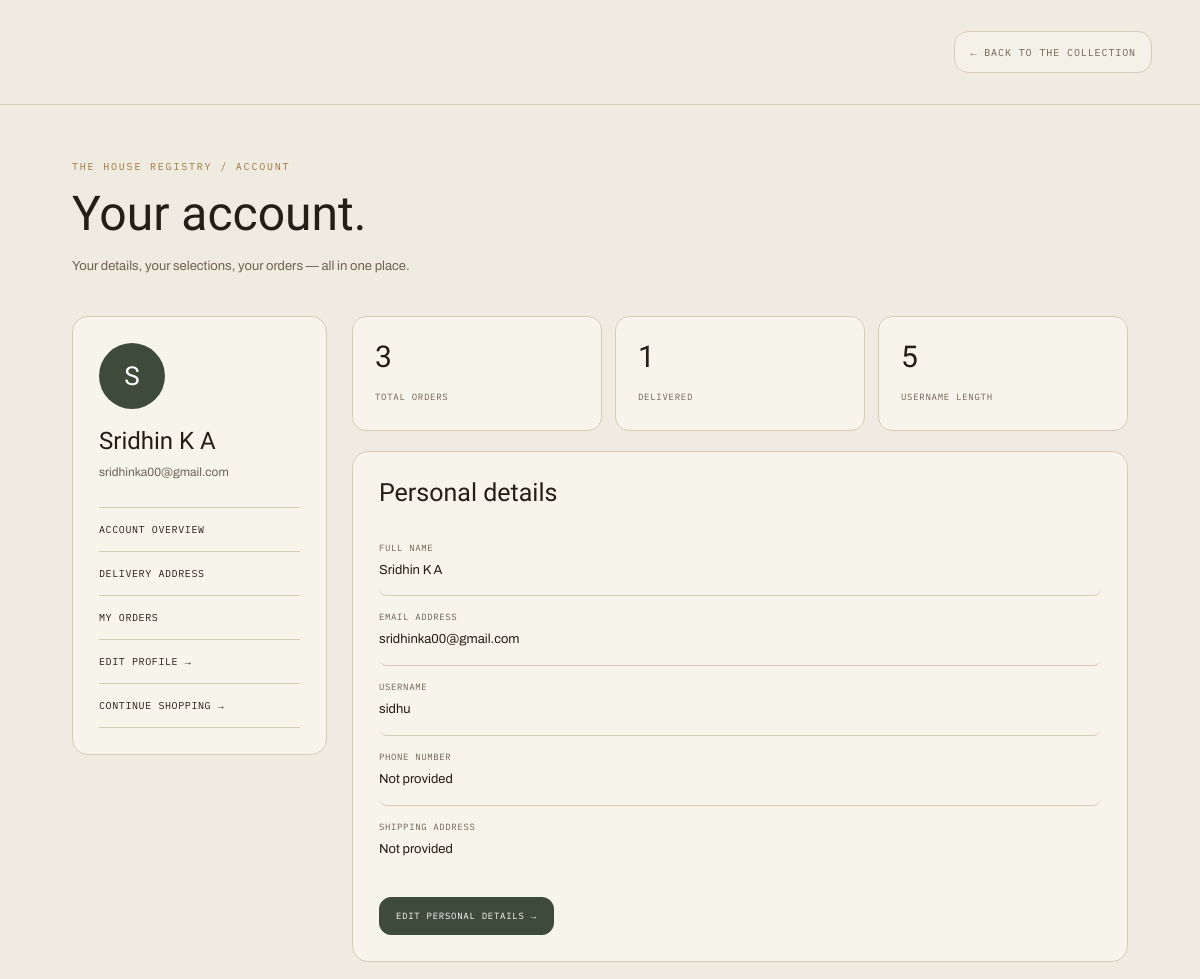
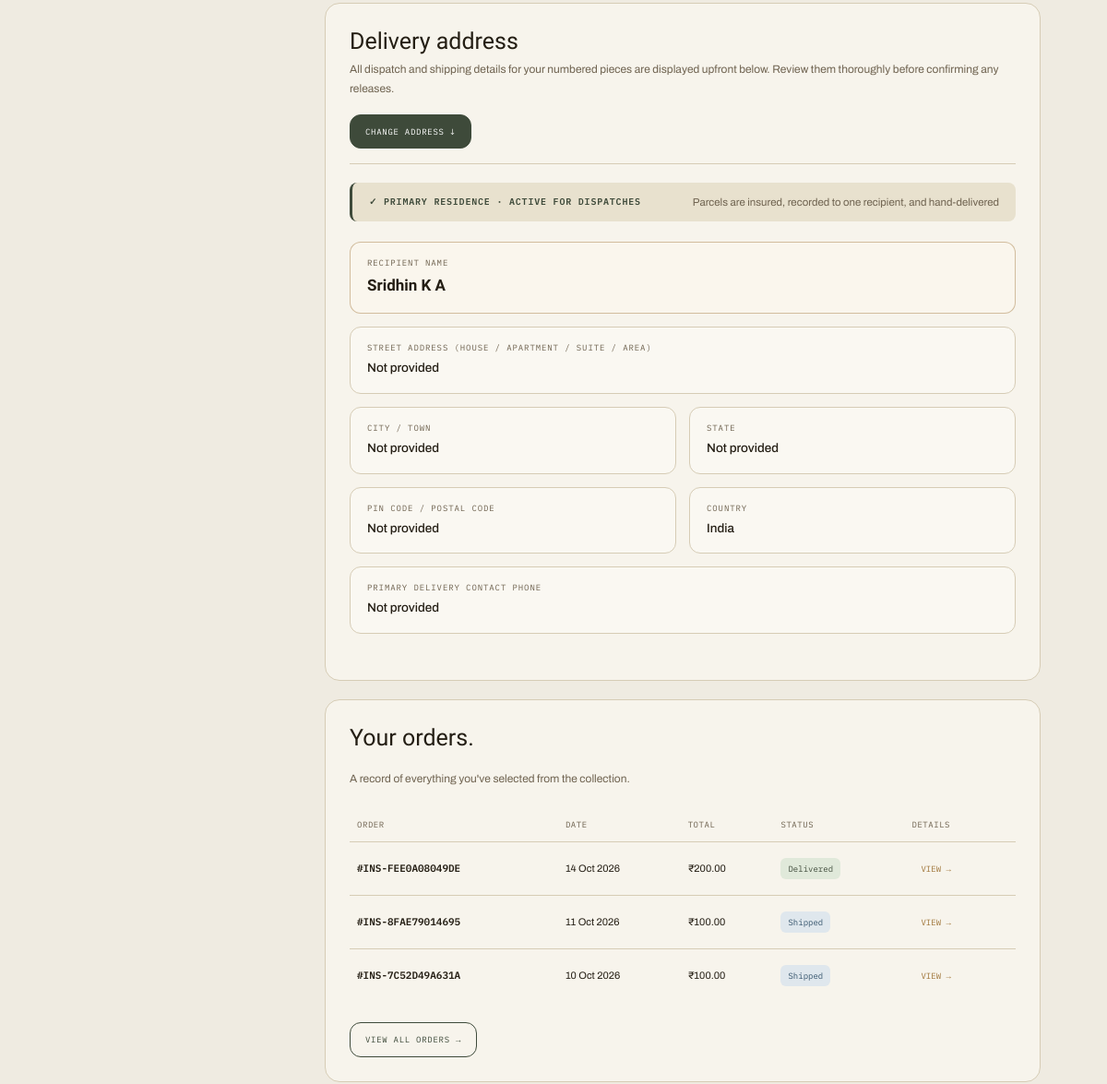
Page /profile/ (signed in, upper part) on the earlier database version (2 pictures, top to bottom).
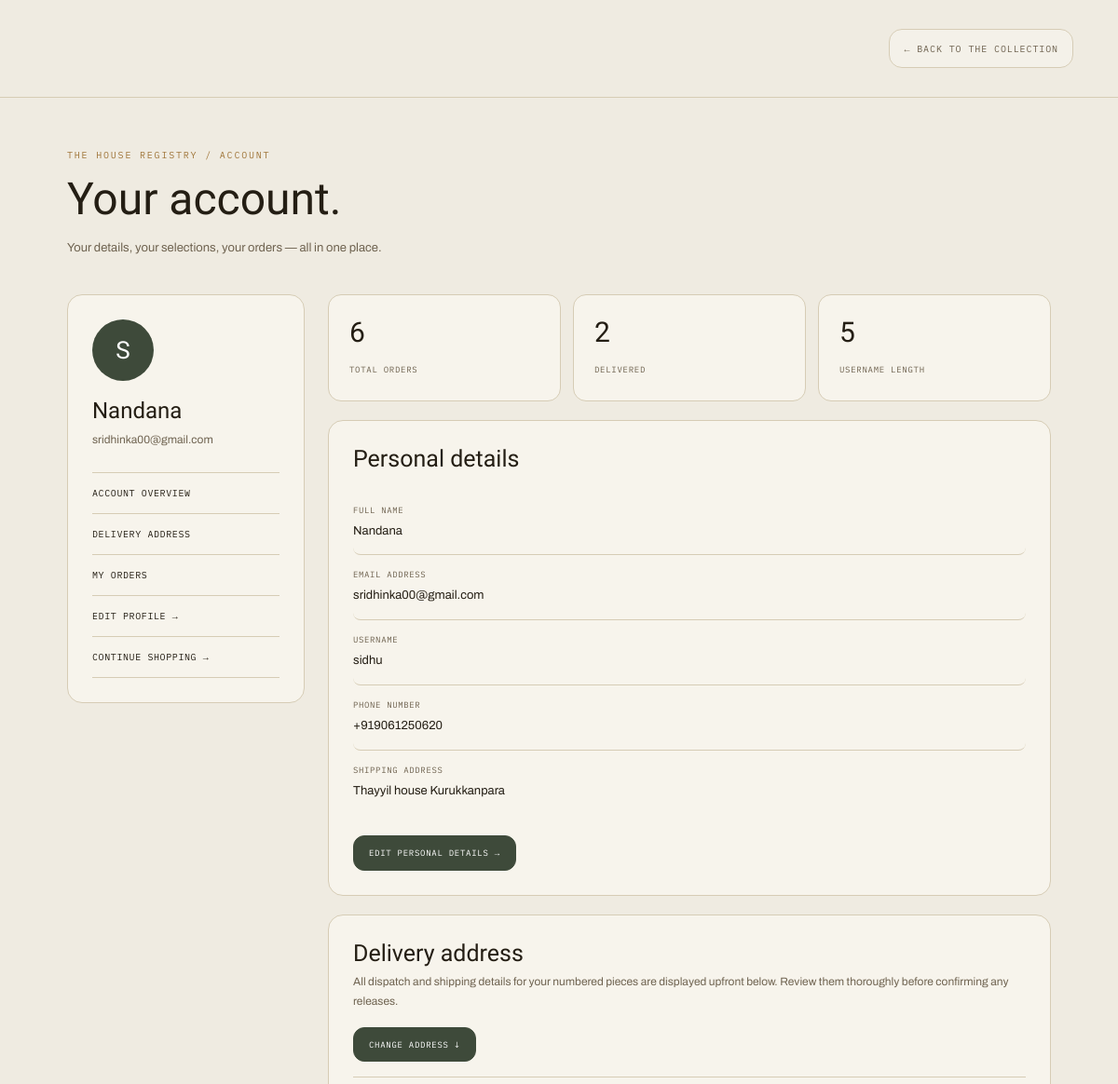
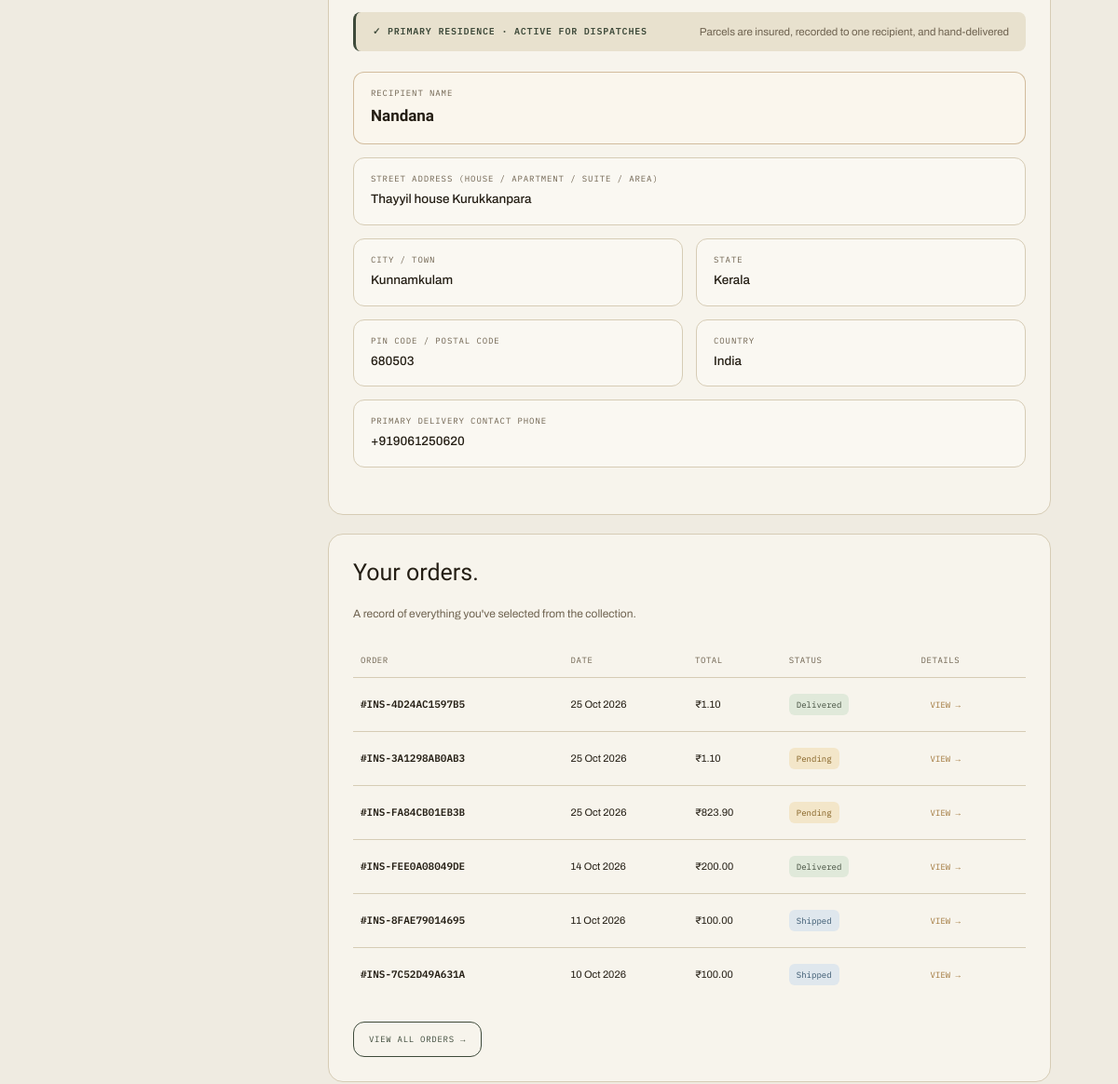
Same page on the later database version (2 pictures, top to bottom).
### customer/models.py (models this page shows, shortened)
class Customer(models.Model):
    name = models.CharField(max_length=100)
    email = models.EmailField(unique=True)
    phone = models.CharField(max_length=20)
    username = models.CharField(max_length=100, unique=True)
    password = models.CharField(max_length=255)

class Order(models.Model):
    STATUS_CHOICES = [
        ("PENDING", "Pending"),
        ("CONFIRMED", "Confirmed"),
        ("SHIPPED", "Shipped"),
        ("DELIVERED", "Delivered"),
        ("CANCELLED", "Cancelled"),
    ]
    customer = models.ForeignKey(
        Customer,
        on_delete=models.CASCADE,
        related_name="orders",
    )
    order_number = models.CharField(max_length=30, unique=True)
    total_amount = models.DecimalField(max_digits=10, decimal_places=2)
    status = models.CharField(
        max_length=20,
        choices=STATUS_CHOICES,
        default="PENDING",
    )
    shipping_address = models.TextField()
    created_at = models.DateTimeField(auto_now_add=True)
    updated_at = models.DateTimeField(auto_now=True)

class CustomerAddress(models.Model):
    customer = models.ForeignKey(
        "Customer",
        on_delete=models.CASCADE,
        related_name="saved_addresses"
    )
    name = models.CharField(max_length=100)
    phone = models.CharField(max_length=15)
    address_line = models.TextField()
    city = models.CharField(max_length=100)
    state = models.CharField(max_length=100)
    pincode = models.CharField(
        max_length=6,
        validators=[
            RegexValidator(
                regex=r"^[0-9]{6}$",
                message="Enter a valid 6-digit Indian PIN code."
            )
        ]
    )
    is_default = models.BooleanField(default=False)
    created_at = models.DateTimeField(auto_now_add=True)

### customer/views.py (the view)
# urls.py: path("profile/", views.customer_profile, name="customer_profile"),
def customer_profile(request):
    customer = get_profile_customer(request)
    if not customer:
        messages.info(request, "Please sign in to view your profile.")
        return redirect("login")
    orders = Order.objects.filter(
        customer=customer
    ).order_by("-created_at")
    customer_address = CustomerAddress.objects.filter(
        customer=customer
    ).order_by("-is_default", "-created_at").first()
    return render(request, "customer/profile.html", {
        "customer": customer,
        "orders": orders,
        "total_orders": orders.count(),
        "delivered_orders": orders.filter(status="DELIVERED").count(),
        "customer_address": customer_address,
    })

### customer/views.py (called while the page is built)
def get_profile_customer(request):
    customer_id = request.session.get("customer_id")
    if not customer_id:
        return None
    return Customer.objects.filter(id=customer_id).first()

### templates/customer/profile.html (shortened to what the changed rows need)
{% load static %}
<!DOCTYPE html>
<html lang="en">
<head>
</head>
<body class="is-loading">
<main class="container">
    <h1>Your account.</h1>
    <div class="layout">
        <aside>
            <div class="card">
                <div class="avatar" id="avatarLetter">
                    {{ customer.name|first|upper }}
                </div>
                <div class="customer-name" id="profileNameDisplay">{{ customer_address.name|default:customer.name }}</div>
                <div class="customer-email" id="profileEmailDisplay">{{ customer.email }}</div>
                <nav class="side-nav">
                    <a href="#overview">Account overview</a>
                    <a href="#address">Delivery address</a>
                    <a href="#orders">My orders</a>
                    <a href="{% url 'edit_customer_profile' %}">
                    </a>
                    <a href="{% url 'customer_home' %}">
                    </a>
                </nav>
            </div>
        </aside>
        <section>
            <div class="stats">
                <div class="stat">
                    <strong id="statTotalOrders">{{ total_orders }}</strong>
                    <span>Total orders</span>
                </div>
                <div class="stat">
                    <strong id="statDeliveredOrders">{{ delivered_orders }}</strong>
                    <span>Delivered</span>
                </div>
                <div class="stat">
                    <strong id="statUsernameLength">{{ customer.username|length }}</strong>
                    <span>Username length</span>
                </div>
            </div>
            <div class="card" id="overview">
                <h2 class="section-title">Personal details</h2>
                <div class="profile-row">
                    <div>
                        <div class="field-label">Full name</div>
                        <div class="field-value" id="fieldFullName">{{ customer_address.name|default:customer.name }}</div>
                    </div>
                </div>
                <div class="profile-row">
                    <div>
                        <div class="field-label">Email address</div>
                        <div class="field-value" id="fieldEmail">{{ customer.email }}</div>
                    </div>
                </div>
                <div class="profile-row">
                    <div>
                        <div class="field-label">Username</div>
                        <div class="field-value" id="fieldUsername">{{ customer.username }}</div>
                    </div>
                </div>
                <div class="profile-row">
                    <div>
                        <div class="field-label">Phone number</div>
                        <div class="field-value" id="fieldPhone">
                            {{ customer_address.phone|default:"Not provided" }}
                        </div>
                    </div>
                </div>
                <div class="profile-row">
                    <div>
                        <div class="field-label">Shipping address</div>
                        <div class="field-value" id="fieldAddressOverview">
                            {{ customer_address.address_line|default:"Not provided" }}
                        </div>
                    </div>
                </div>
            </div>
            <div class="card" id="address">
                <div class="address-card-header">
                    <div>
                        <h2 class="section-title" style="margin-bottom:6px">Delivery address</h2>
                    </div>
                </div>
                <div class="address-details-grid">
                    <div class="address-detail-plate highlight full-span">
                        <span class="detail-label">Recipient Name</span>
                        <div class="detail-value serif-recipient" id="dispRecipientName">{{ customer_address.name|default:customer.name }}</div>
                    </div>
                    <div class="address-detail-plate full-span">
                        <span class="detail-label">Street Address (House / Apartment / Suite / Area)</span>
                        <div class="detail-value" id="dispStreetAddress">{{ customer_address.address_line|default:"Not provided" }}</div>
                    </div>
                    <div class="address-detail-plate">
                        <span class="detail-label">City / Town</span>
                        <div class="detail-value" id="dispCity">{{ customer_address.city|default:"Not provided" }}</div>
                    </div>
                    <div class="address-detail-plate">
                        <span class="detail-label">State</span>
                        <div class="detail-value" id="dispState">{{ customer_address.state|default:"Not provided" }}</div>
                    </div>
                    <div class="address-detail-plate">
                        <span class="detail-label">PIN Code / Postal Code</span>
                        <div class="detail-value" id="dispPincode">{{ customer_address.pincode|default:"Not provided" }}</div>
                    </div>
                    <div class="address-detail-plate full-span">
                        <span class="detail-label">Primary Delivery Contact Phone</span>
                        <div class="detail-value" id="dispPhone">{{ customer_address.phone|default:"Not provided" }}</div>
                    </div>
                </div>
            </div>
            <div class="card" id="orders">
                <h2 class="section-title">Your orders.</h2>
                {% if orders %}
                <div class="orders">
                    <table id="ordersTable">
                        <thead>
                            <tr>
                                <th>Order</th>
                                <th>Date</th>
                                <th>Total</th>
                                <th>Status</th>
                                <th>Details</th>
                            </tr>
                        </thead>
                        <tbody id="ordersTbody">
                            {% for order in orders %}
                            <tr>
                                <td class="order-number">
                                    #{{ order.order_number }}
                                </td>
                                <td>
                                    {{ order.created_at|date:"d M Y" }}
                                </td>
                                <td>
                                    ₹{{ order.total_amount|floatformat:2 }}
                                </td>
                                <td>
                                    <span class="status
                                        {% if order.status == 'PENDING' %}status-pending
                                        {% elif order.status == 'CONFIRMED' %}status-confirmed
                                        {% elif order.status == 'SHIPPED' %}status-shipped
                                        {% elif order.status == 'DELIVERED' %}status-delivered
                                        {% elif order.status == 'CANCELLED' %}status-cancelled
                                        {% endif %}">
                                        {{ order.get_status_display }}
                                    </span>
                                </td>
                                <td>
                                    <a
                                        href="{% url 'order_detail' order.order_number %}"
                                        class="order-link"
                                    >
                                        VIEW &rarr;
                                    </a>
                                </td>
                            </tr>
                            {% endfor %}
                        </tbody>
                    </table>
                </div>
                {% endif %}
            </div>
        </section>
    </div>
</main>
</body>
</html>

Differences in the rows shown:
added CustomerAddress: name "Nandana", phone "+919061250620", address_line "Thayyil house Kurukkanpara", city "Kunnamkulam", state "Kerala", pincode "680503"
added Order: order_number "INS-4D24AC1597B5", created_at "25 Oct 2026", total_amount "1.10", status "Delivered"
added Order: order_number "INS-3A1298AB0AB3", created_at "25 Oct 2026", total_amount "1.10", status "Pending"
added Order: order_number "INS-FA84CB01EB3B", created_at "25 Oct 2026", total_amount "823.90", status "Pending"
Other differences:
{{ total_orders }}: "3" → "6"
{{ delivered_orders }}: "1" → "2"
{{ customer_address.name|default:customer.name }}: "Sridhin K A" → "Nandana"
{{ customer_address.phone|default:"Not provided" }}: "Not provided" → (not shown)
{{ customer_address.address_line|default:"Not provided" }}: "Not provided" → (not shown)
{{ customer_address.city|default:"Not provided" }}: "Not provided" → (not shown)
{{ customer_address.state|default:"Not provided" }}: "Not provided" → (not shown)
{{ customer_address.pincode|default:"Not provided" }}: "Not provided" → (not shown)
